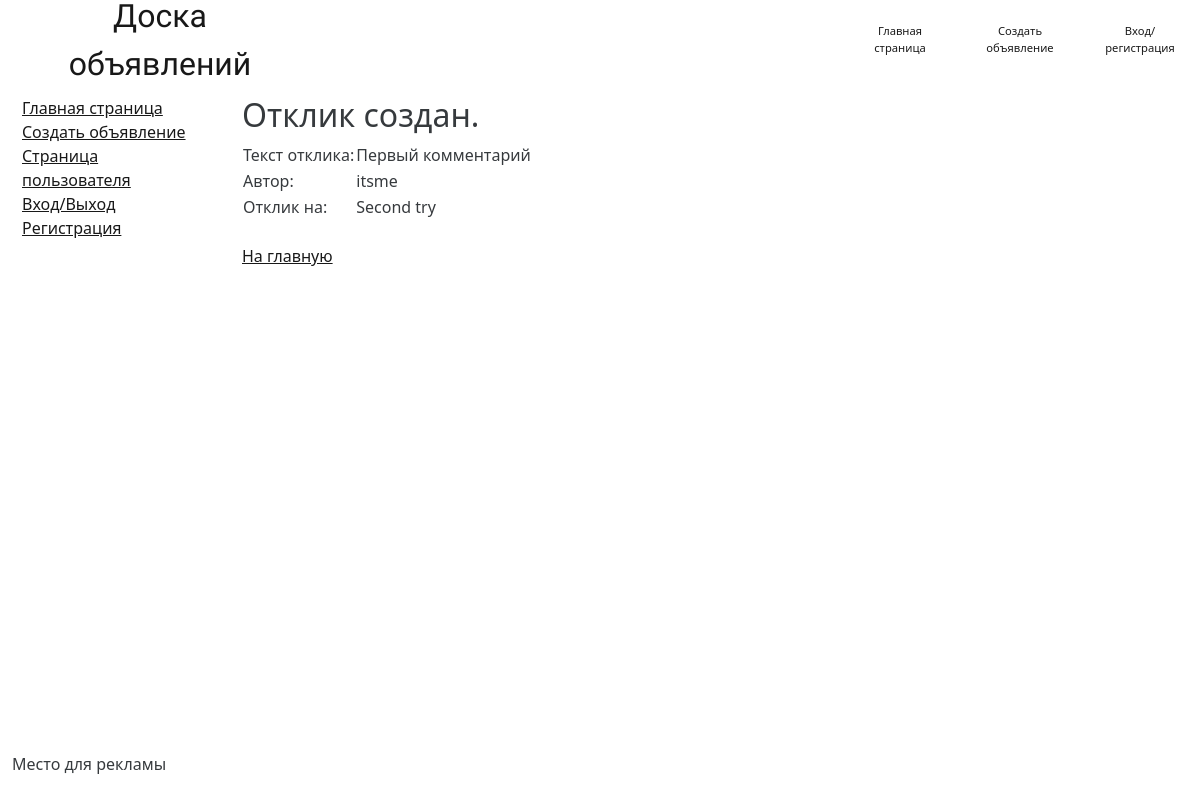
The page /notice_desk/1/response_created/ (signed in) on the database its author committed.
### mainApp/models.py (models this page shows, shortened)
class Response(models.Model):
    responseText = models.TextField()
    responseAuthor = models.ForeignKey(User, on_delete=models.CASCADE)
    responseNotice = models.ForeignKey(Notice, on_delete=models.CASCADE)
    responseAdmission = models.BooleanField(default=False)

class Notice(models.Model):
    tanks = 'TA'
    heals = 'HE'
    DDs = 'DD'
    merchants = 'ME'
    guildmasters = 'GM'
    questgivers = 'QG'
    hammermans = 'HM'
    leathercrafters = 'LC'
    poisoncookers = 'PC'
    mantramasters = 'MM'
    CATEGORIES = [
        (tanks, 'Танки'),
        (heals, 'Хилы'),
        (DDs, 'ДД'),
        (merchants, 'Торговцы'),
        (guildmasters, 'Гилдмастеры'),
        (questgivers, 'Квестгиверы'),
        (hammermans, 'Кузнецы'),
        (leathercrafters, 'Кожевники'),
        (poisoncookers, 'Зельевары'),
        (mantramasters, 'Мастера заклинаний'),
    ]
    noticeTitle = models.CharField(max_length=255)
    noticeText = RichTextField(
        blank=True,
        null=True,
        config_name='default',
        external_plugin_resources=[(
            'youtube',
            'plugins/youtube/',
            'plugin.js',
        )],
    )
    noticeCategory = models.CharField(max_length=2, choices=CATEGORIES, default=tanks)
    noticeAuthor = models.ForeignKey(User, on_delete=models.CASCADE)
    noticeDate = models.DateTimeField(auto_now_add=True)

### mainApp/views.py (the view)
# urls.py: path('<int:pk>/response_created/', ResponseCreatedView.as_view(), name='response_created'),
class ResponseCreatedView(LoginRequiredMixin, DetailView):
    template_name = 'response_created.html'
    context_object_name = 'response'
    queryset = Response.objects.all()

### templates/response_created.html (shortened to what this page needs)
{% extends 'default.html' %}
{% block content %}
<h2>Отклик создан.</h2>
<table>
    <tr>
        <td>
            Текст отклика:
        </td>
        <td>
            {{ response.responseText }}
        </td>
    </tr>
    <tr>
        <td>
            Автор:
        </td>
        <td>
            {{ response.responseAuthor }}
        </td>
    </tr>
    <tr>
        <td>
            Отклик на:
        </td>
        <td>
            {{ response.responseNotice.noticeTitle }}
        </td>
    </tr>
</table>
<br>
<a href="{% url 'main' %}">На главную</a>
{% endblock content %}

### static/css/styles.css (style rules this page uses)
a { color: black; }
@media (min-width: 100px) { body { background-image: url("../images/Morrowind2.jpg"); } }
@media (min-width: 768px) { body { background-image: url("../images/Morrowind_wallpaper.jpg"); } }
@media (min-width: 1200px) { body { background-image: url("../images/Morrowind3.jpg"); } }

### rows shown on the page
Response: responseText "Первый комментарий", responseAuthor "itsme", responseNotice.noticeTitle "Second try"
